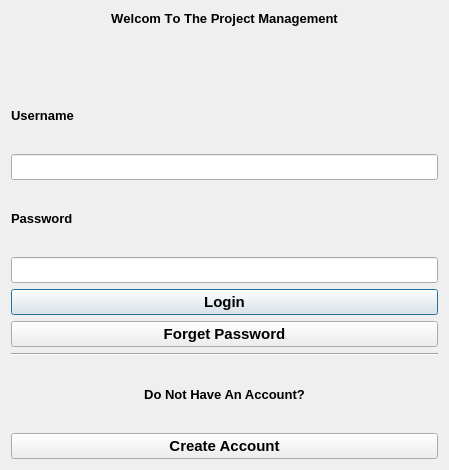
<?xml version="1.0" encoding="UTF-8"?>
<ui version="4.0">
 <class>LoginWindow</class>
 <widget class="QDialog" name="LoginWindow">
  <property name="geometry">
   <rect>
    <x>0</x>
    <y>0</y>
    <width>449</width>
    <height>470</height>
   </rect>
  </property>
  <property name="maximumSize">
   <size>
    <width>512</width>
    <height>512</height>
   </size>
  </property>
  <property name="windowTitle">
   <string>Dialog</string>
  </property>
  <layout class="QVBoxLayout" name="verticalLayout">
   <item>
    <widget class="QLabel" name="title">
     <property name="enabled">
      <bool>true</bool>
     </property>
     <property name="font">
      <font>
       <pointsize>10</pointsize>
       <weight>75</weight>
       <italic>false</italic>
       <bold>true</bold>
       <underline>false</underline>
       <strikeout>false</strikeout>
       <kerning>false</kerning>
      </font>
     </property>
     <property name="text">
      <string>Welcom To The Project Management</string>
     </property>
     <property name="alignment">
      <set>Qt::AlignHCenter|Qt::AlignTop</set>
     </property>
     <property name="wordWrap">
      <bool>false</bool>
     </property>
     <property name="margin">
      <number>10</number>
     </property>
    </widget>
   </item>
   <item>
    <widget class="QLabel" name="user">
     <property name="font">
      <font>
       <pointsize>10</pointsize>
       <weight>75</weight>
       <bold>true</bold>
      </font>
     </property>
     <property name="text">
      <string>Username</string>
     </property>
     <property name="alignment">
      <set>Qt::AlignLeading|Qt::AlignLeft|Qt::AlignVCenter</set>
     </property>
    </widget>
   </item>
   <item>
    <widget class="QLineEdit" name="set_username">
     <property name="font">
      <font>
       <pointsize>11</pointsize>
       <weight>75</weight>
       <bold>true</bold>
      </font>
     </property>
    </widget>
   </item>
   <item>
    <widget class="QLabel" name="pass">
     <property name="font">
      <font>
       <pointsize>10</pointsize>
       <weight>75</weight>
       <bold>true</bold>
      </font>
     </property>
     <property name="text">
      <string>Password</string>
     </property>
     <property name="alignment">
      <set>Qt::AlignLeading|Qt::AlignLeft|Qt::AlignVCenter</set>
     </property>
    </widget>
   </item>
   <item>
    <widget class="QLineEdit" name="set_pasword">
     <property name="font">
      <font>
       <pointsize>11</pointsize>
       <weight>75</weight>
       <bold>true</bold>
      </font>
     </property>
    </widget>
   </item>
   <item>
    <widget class="QPushButton" name="login_button">
     <property name="font">
      <font>
       <pointsize>11</pointsize>
       <weight>75</weight>
       <bold>true</bold>
      </font>
     </property>
     <property name="focusPolicy">
      <enum>Qt::ClickFocus</enum>
     </property>
     <property name="acceptDrops">
      <bool>false</bool>
     </property>
     <property name="text">
      <string>Login</string>
     </property>
    </widget>
   </item>
   <item>
    <widget class="QPushButton" name="forget_password_Button">
     <property name="font">
      <font>
       <pointsize>11</pointsize>
       <weight>75</weight>
       <bold>true</bold>
      </font>
     </property>
     <property name="text">
      <string>Forget Password</string>
     </property>
    </widget>
   </item>
   <item>
    <widget class="Line" name="line">
     <property name="orientation">
      <enum>Qt::Horizontal</enum>
     </property>
    </widget>
   </item>
   <item>
    <widget class="QLabel" name="label_4">
     <property name="font">
      <font>
       <pointsize>10</pointsize>
       <weight>75</weight>
       <bold>true</bold>
      </font>
     </property>
     <property name="text">
      <string>Do Not Have An Account?</string>
     </property>
     <property name="alignment">
      <set>Qt::AlignCenter</set>
     </property>
    </widget>
   </item>
   <item>
    <widget class="QPushButton" name="create_account_button">
     <property name="font">
      <font>
       <pointsize>11</pointsize>
       <weight>75</weight>
       <bold>true</bold>
      </font>
     </property>
     <property name="text">
      <string>Create Account</string>
     </property>
    </widget>
   </item>
  </layout>
 </widget>
 <resources/>
 <connections/>
</ui>
